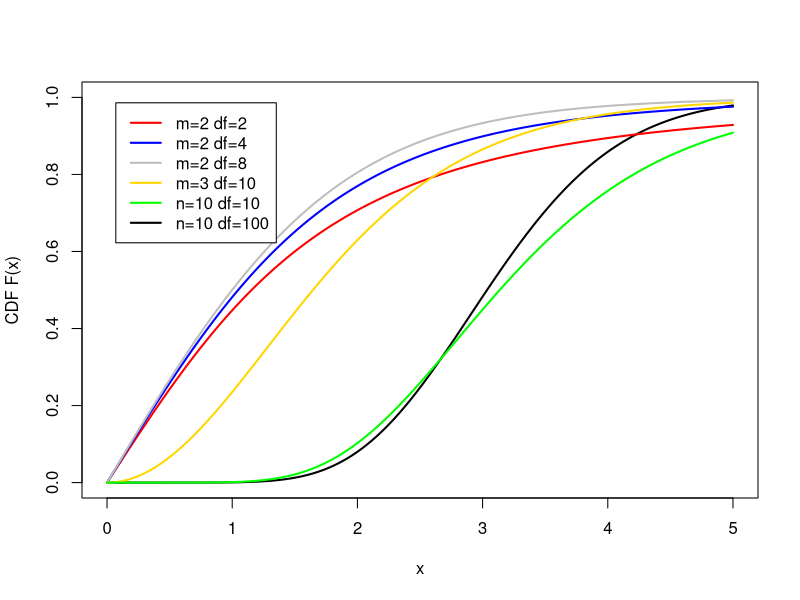

The R source for this figure:
# Display the Student's range distributions with various
# degrees of freedom.

svg(filename='StudentizedRangeCDF.svg')

x <- seq(0, 5, length=400)
hx <- pnorm(x)

k <- c(2, 2, 2, 3, 10)
df <- c(2, 4, 8, 10, 10)
colors <- c("red", "blue", "grey", "gold", "green", "black")
labels <- c("m=2 df=2", "m=2 df=4", "m=2 df=8", "m=3 df=10", "n=10 df=10", 
            "n=10 df=100")

# standard normal CDF
plot(x, ptukey(q=x, nmeans=10, df=100), lwd=2, col="black", 
     type="l", xlab="x", ylab="CDF F(x)", ylim=c(0, 1))

# studentized range distri.
for (i in 1:5){
  lines(x, ptukey(q=x, nmeans=k[i], df=df[i]), lwd=2, col=colors[i])
}

legend("topleft", inset=.05,
  labels, lwd=2, lty=c(1, 1, 1, 1, 1, 1), col=colors)


